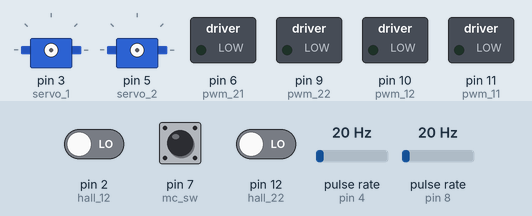
The sketch below on a simulated Arduino Uno, built with avr-gcc and run on an emulated ATmega328P. Shown: 2 × servo, switched loads named in the sketch (green lamp = pin HIGH). Wiring (inferred from the names in the program): 2 × pulse sensor: data pin 4 / data pin 8. Inputs (shaded band) come from the test bench; at power-on: pulse rate (sensors on pin 8, pin 4) 20 Hz, pin 2 (hall_12) LOW, pin 7 (mc_sw) HIGH, pin 12 (hall_22) LOW.

Above: at 0.1 s.
1.4 s: pulse rate (sensor on pin 8) set to 50 Hz
At 1.86 s:
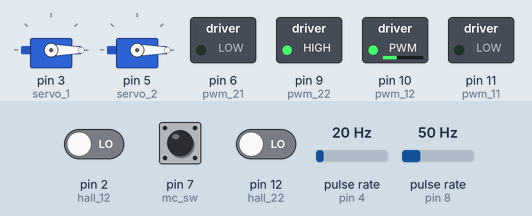
4.4 s: pulse rate (sensor on pin 4) set to 50 Hz
7.4 s: pin 2 (hall_12) driven HIGH
At 7.55 s:
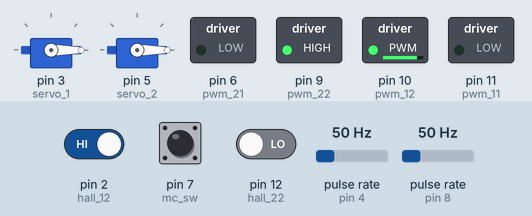
At 8.45 s:
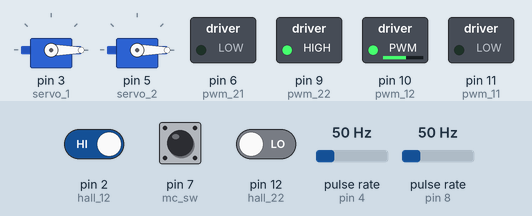
10.4 s: pulse rate (sensor on pin 8) set to 16 Hz
13.4 s: pulse rate (sensor on pin 8) set to 100 Hz
16.4 s: pin 7 (mc_sw) pulled LOW for 0.15 s
At 17.6 s:
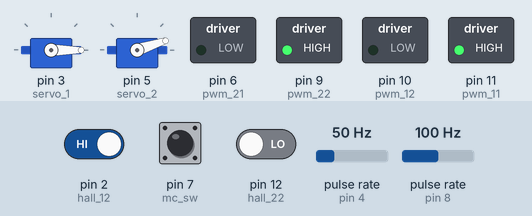
Timing chart, 0 to 19.4 s (numbered marks = the images above; inputs shaded):
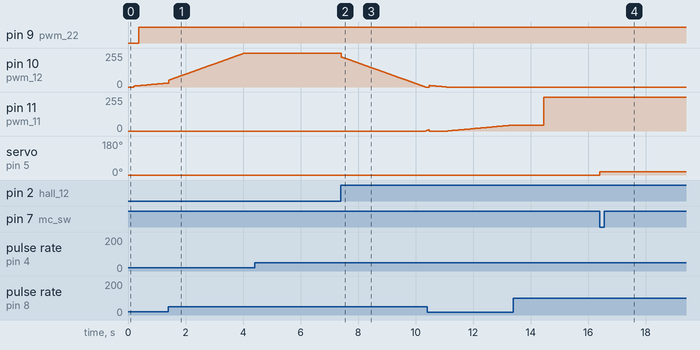

Measured:
- after the input at 7.4 s, pin 10 (pwm_12): moves from 255/255 to 0/255 over 2.9 s, starting at once; pin 11 (pwm_11): 0/255 → 4/255 after 3.0 s
- after the input at 16.4 s, servo on pin 5 (servo_2): 0° → 18° at once

The sketch:

mike_arduino_crane_arms.ino
```cpp
// lmr project arduino crane & arms - old bootlogger

#define EI_ARDUINO_INTERRUPTED_PIN

#include <FastPID.h>
#include <EnableInterrupt.h>
#include <Wire.h>
#include <Servo.h>

int motor[5];
volatile boolean rFlag = false;
volatile byte i2cdata[256];
uint8_t writeBufferIndex;
uint8_t readBufferIndex;

unsigned long i2ctimeout = 300000;
unsigned long i2ct = 0;

//Define Variables we'll be connecting to
int Input1, Output1, Input2, Output2;
int Setpoint1 = 0;
int Setpoint2 = 0;
int sign1 = 1;
int sign2 = 1;
int rcount1, rcount2;
int dpos1, dpos2;
int cpos1, cpos2;
int dspeed1, dspeed2;

boolean swFlag = false;
boolean refFlag = false;

Servo lServo;
Servo rServo;

int lSpos, rSpos;


//Specify the links and initial tuning parameters
//float Kp = 10.8, Ki = 2.6, Kd = 0.56, Hz = 100;
float Kp = 7.0, Ki = 1.2, Kd = 0.4, Hz = 100;
FastPID PID1(Kp, Ki, Kd, Hz, 9, true);          // PID regulator for the hoist motor
FastPID PID2(Kp, Ki, Kd, Hz, 9, true);          // Extension gear motor PID

#define INTEG_MAX    250
#define INTEG_MIN    -250


//Sensor
const int hall_11 = 8; // flipped for the hoist motor
const int hall_12 = 2; // flipped for the hoist motor
const int hall_21 = 4;
const int hall_22 = 12;
unsigned long t1, t1_updated, t2, t2_updated;
unsigned long dt1, dt2;
unsigned long braketime = 300000;
unsigned rpm1, rpm2;


//Micro switch
const int mc_sw = 7;

///////////////////////////////////////////////////////////////////////  Crane variables
volatile boolean liftdone = false;
unsigned stepdone = 0;
unsigned long cranetimer = 0;
unsigned long cranetimeout = 500; // in milliseconds
unsigned long craneout = 166;  //going to the hole forward in mm
unsigned long hookdown = 570;  // going to the hole down in mm?
unsigned long hookbitup = 60;  // hooking up the hole in mm?
unsigned long cranetohole = 75; // retracting the jib while lifting to this position in mm
unsigned long hooktohole = 125; // lifting the hook while retracting to this position in mm?
unsigned long hookfinish = 86; // finishing lifting the bridge to this position in mm?


//Driver
const int pwm_11 = 11; // flipped for the hoist motor
const int pwm_12 = 10; // flipped for the hoist motor
const int pwm_21 = 6;
const int pwm_22 = 9;
const int servo_1 = 3;
const int servo_2 = 5;
int in_11;
int in_12;
int in_21;
int in_22;


void setup()
{
  Wire.begin(81);                // join i2c bus with address #81
  delay(100);
  Wire.onReceive(receiveEvent);

  if (PID1.err()) {
    Serial.println("There is a configuration error!");
    for (;;) {}
  }
  if (PID2.err()) {
    Serial.println("There is a configuration error!");
    for (;;) {}
  }
  PID1.setOutputRange(-255, 255);
  PID2.setOutputRange(-255, 255);

  Serial.begin(115200);

  pinMode(pwm_11, OUTPUT);
  pinMode(pwm_12, OUTPUT);
  pinMode(pwm_21, OUTPUT);
  pinMode(pwm_22, OUTPUT);

  TCCR0B = TCCR0B & B11111000 | B00000011;
  TCCR1B = TCCR1B & B11111000 | B00000011;
  TCCR2B = TCCR2B & B11111000 | B00000011;


  pinMode(hall_12, INPUT);
  pinMode(hall_22, INPUT);
  pinMode(hall_11, INPUT);
  pinMode(hall_21, INPUT);


  enableInterrupt(hall_11, interruptFunction1, RISING);
  enableInterrupt(hall_21, interruptFunction2, RISING);

  pinMode(mc_sw, INPUT_PULLUP);
  enableInterrupt(mc_sw, interruptFunction3, FALLING);

  lServo.attach(servo_1);
  rServo.attach(servo_2);

  writeBufferIndex = 0;
  readBufferIndex = 0;

  rcount1 = 0;
  rcount2 = 0;
  cpos1 = 0;
  cpos2 = 0;
  dpos1 = 0;
  dpos2 = 0;

}

void loop()
{
  /****************************************************************
       begin I2C read and timeout funcitons
   ****************************************************************/

  if (rFlag == true)  // when data is availabe -> read it
  {
    LoadBytes();

    rFlag = false;
    i2ct = micros();
    Serial.print(motor[0]);
    Serial.print(",");
    Serial.print(motor[1]);
    Serial.print(",");
    Serial.print(motor[2]);
    Serial.print(",");
    Serial.print(motor[3]);
    Serial.print(",");
    Serial.print(motor[4]);
    Serial.print(",");
    Serial.println(motor[5]);
  }

  if ((micros() - i2ct) > i2ctimeout) // timeout for i2c signal
  {
    //Serial.println("i2c communication failed");
    motor[1] = 0;   //zero the hoist speed if the bus is failed
    motor[3] = 0;   //zero the jib speed if the bus is failed
    i2ct = micros();
  }

  /****************************************************************
       end I2C read and timeout funcitons
   ****************************************************************/


  /****************************************************************
       begin update crane positions
   ****************************************************************/

  if (abs(rcount1) > 18)
  { cpos1 = cpos1 + rcount1 / 18;
    rcount1 = rcount1 -  (floor(rcount1 / 18)) * 18;
  }

  if (abs(rcount2) > 18)
  { cpos2 = cpos2 + rcount2 / 18;
    rcount2 = rcount2 -  (floor(rcount2 / 18)) * 18;
  }

  /****************************************************************
     end update crane positions
  ****************************************************************/

  /****************************************************************
      begin referencing the crane jib if not yet referenced
  ****************************************************************/


  craneReferencing();

  /****************************************************************
     end referencing the crane jib if not yet referenced
  ****************************************************************/

  /****************************************************************
     begin changing motor setpoints for reaching crane and arms positions
  ****************************************************************/
  if (refFlag == true)
  {
    dpos1 = motor[0];
    dspeed1 = motor[1];
    dpos2 = motor[2];
    dspeed2 = motor[3];
    lSpos = motor[4];
    rSpos = motor[5];

    //bridgeLifting();


    if (cpos1 < dpos1) {
      Setpoint1 = dspeed1;
    }
    if (cpos1 > dpos1) {
      Setpoint1 = -dspeed1;
    }
    if (cpos1 == dpos1)
    { Setpoint1 = 0;/*
    if (dpos1 > 29)     // comment out after testing
      dpos1 = 2;
    else dpos1 = 30; */
    }

    if (cpos2 < dpos2) {
      Setpoint2 = dspeed2;
    }
    if (cpos2 > dpos2) {
      Setpoint2 = -dspeed2;
    }
    if (cpos2 == dpos2)
    { Setpoint2 = 0;/*
    if (dpos2 > 29)     // comment out remove after testing
      dpos2 = 20;
    else dpos2 = 30; */
    }


  }

  /****************************************************************
     end changing motor setpoints for reaching crane positions
  ****************************************************************/


  /****************************************************************
       begin RPM and PID calculations
   ****************************************************************/
  // calculate revolutions per minute

  dt1 = t1_updated - t1;
  if (dt1 > braketime || (micros() - t1_updated) > braketime)
  {
    rpm1 = 0;
  }
  else
  {
    rpm1 = (60000000.0 / (dt1 * 700)) * sign1;
  }

  dt2 = t2_updated - t2;
  if (dt2 > braketime || (micros() - t2_updated) > braketime)
  {
    rpm2 = 0;
  }
  else
  {
    rpm2 = (60000000.0 / (dt2 * 700)) * sign2;
  }


  Input1 = rpm1;
  Input2 = rpm2;

  // get output values from PID loop

  int16_t Output1 = PID1.step(Setpoint1, Input1);
  int16_t Output2 = PID2.step(Setpoint2, Input2);

  motor_write(Output1, Output2);

}

/****************************************************************
     Write to motors
 ****************************************************************/


void motor_write(int16_t Output1, int16_t Output2) {
  // reorder output pins depending on PID loop output

  if (Output1 < 0)
  { Output1 = -Output1;
    in_11 = pwm_12;
    in_12 = pwm_11;
  }
  else
  { in_11 = pwm_11;
    in_12 = pwm_12;
  }

  if (Output2 < 0)
  { Output2 = -Output2;
    in_21 = pwm_22;
    in_22 = pwm_21;
  }
  else
  { in_21 = pwm_21;
    in_22 = pwm_22;
  }

  // write to motors

  analogWrite(in_11, Output1);
  analogWrite(in_12, 0);


  analogWrite(in_21, Output2);
  analogWrite(in_22, 0);

  lServo.write(lSpos);
  rServo.write(rSpos);

}

/****************************************************************
     begin interrupts and functions
 ****************************************************************/

char lastbyte;
char lastbyte2;
void LoadBytes(void) {
  while (writeBufferIndex != readBufferIndex)
  {
    if (i2cdata[readBufferIndex] == 241)
    {
      readBufferIndex++;
      motor[0] = i2cdata[readBufferIndex];
    }
    else if (i2cdata[readBufferIndex] == 242)
    {
      readBufferIndex++;
      motor[1] = i2cdata[readBufferIndex] - 80;
    }
    else if (i2cdata[readBufferIndex] == 243)
    {
      readBufferIndex++;
      motor[2] = i2cdata[readBufferIndex];
    }
    else if (i2cdata[readBufferIndex] == 244)
    {
      readBufferIndex++;
      motor[3] = i2cdata[readBufferIndex] - 80;
    }
    else if (i2cdata[readBufferIndex] == 245)
    {
      readBufferIndex++;
      motor[4] = i2cdata[readBufferIndex];
    }
    else if (i2cdata[readBufferIndex] == 246)
    {
      readBufferIndex++;
      motor[5] = i2cdata[readBufferIndex];
    }
    readBufferIndex++;
  }
}

void receiveEvent(int howMany) {
  while (howMany > 0)
  {
    howMany--;
    i2cdata[writeBufferIndex] = Wire.read(); // receive byte as a character
    lastbyte2 = lastbyte;
    lastbyte = i2cdata[writeBufferIndex];
    writeBufferIndex++;

    if (lastbyte2 == '\n' && lastbyte == '\r' ) {
      rFlag = true;
      break;
    }
  }
}


void requestEvent() {
  Wire.write("hello "); // respond with message of 6 bytes
  // as expected by master
}

void interruptFunction1() {
  t1 = t1_updated;
  t1_updated = micros();
  sign1 = 1 - (digitalRead(hall_12)) * 2;
  rcount1 = rcount1 + sign1;
}

void interruptFunction2() {
  t2 = t2_updated;
  t2_updated = micros();
  sign2 = 1 - (digitalRead(hall_22)) * 2;
  rcount2 = rcount2 + sign2;
}

void interruptFunction3() {
  swFlag = true;
}


void craneReferencing() {
  if (refFlag == false) {
    if (swFlag == false && digitalRead(mc_sw) == HIGH) {
      Setpoint2 = -20;
    }
    if (swFlag == true || digitalRead(mc_sw) == LOW) {
      Setpoint2 = 0;
      cpos2 = 0;
      refFlag = true;
      swFlag = false;
      //Serial.println("Crane retraction is now calibrated");
    }
  }
}


void bridgeLifting() {
  if (liftdone != 1){           // check if lifting required
    if (stepdone == 0){
      dpos2 = craneout;         // on step 1 extend the crane
      dspeed2 = 50;
      if (cpos2 == dpos2){
        stepdone = 1;}          // when step 1 is done set stepdone to '1'
    }
    if (stepdone == 1){
      dpos1 = hookdown;         // on step 2 lower the hook
      dspeed1 = 45;
      if (cpos1 == dpos1){
        cranetimer = micros();  // when step 2 is done, start the pause timer and set stepdone to '2'
        stepdone = 2;}
    }
    if (stepdone == 2){
      if ((cranetimer + 1000*cranetimeout) < micros()){     // on step 3 wait for the timer
        stepdone = 3;}                                      // when step 3 is done, set stepdone to '3'
    }
    if (stepdone == 3){
      dpos1 = hookdown - hookbitup;         // on step 4 hook up the bridge a bit
      dspeed1 = 16;
      if (cpos1 == dpos1){
        stepdone = 4;}                      // when step 4 is done, set stepdone to '4'
    }
    if (stepdone == 4){
      dpos2 = cranetohole;         // on step 5 lift the bridge to a certain point and retract the jib
      dpos1 = hooktohole;
      dspeed2 = 18;
      dspeed1 = 38;
      if ((cpos2 == dpos2) && (cpos1 == dpos1)){
        stepdone = 5;}            // when step 5 is done, set stepdone to '5'
    }
    if (stepdone == 5){
      dpos1 = hookfinish;         // on step 6 lift the bridge to the end
      dspeed1 = 16;
      if (cpos1 == dpos1){
        stepdone = 6;}            // when step 6 is done, set stepdone to '6'
    }
    if (stepdone == 6){
      dpos1 = hooktohole;         // on step 7 release the hook
      if (cpos1 == dpos1){
        stepdone = 7;}            // when step 7 is done, set stepdone to '7'
    }
    if (stepdone == 7){
      dpos1 = 10;                    // on step 8 turn back the hook and the jib
      dspeed1 = 35;
      dpos2 = 0;
      dspeed2 = 50;
      if ((cpos2 == dpos2) && (cpos1 == dpos1)){
        stepdone = 8;}
    }
    if (stepdone == 8){
      liftdone = 1;
      stepdone = 0;
    }
}
}


/****************************************************************
     end interrupts
 ****************************************************************/
```
